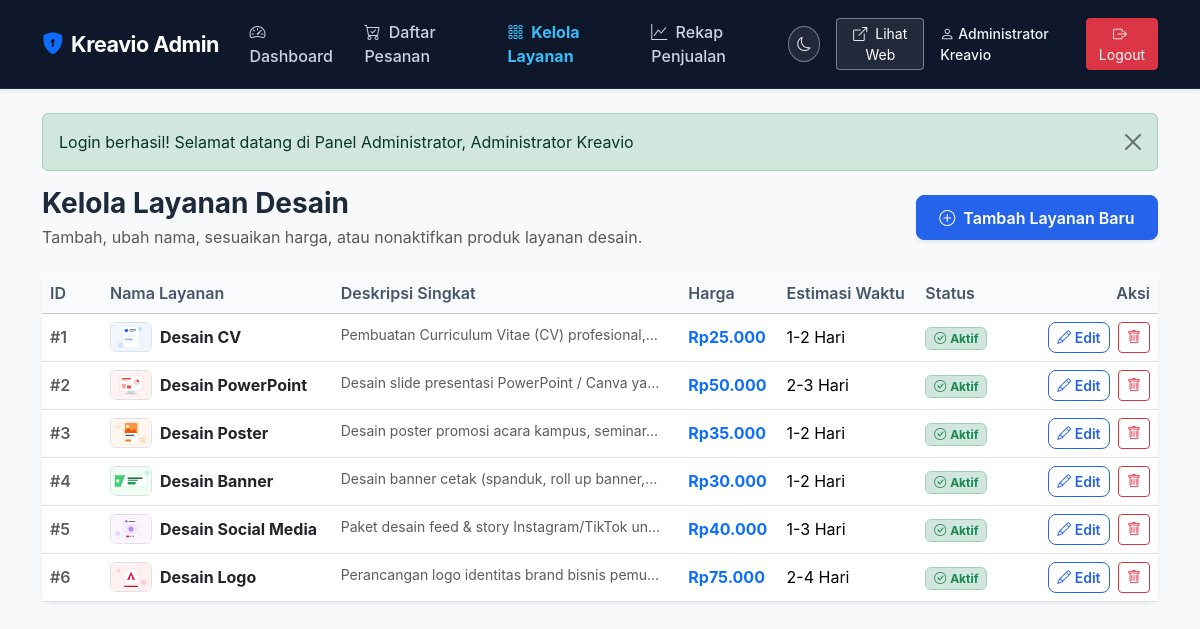
The app's page /admin/services.php (signed in) with its own data.
### tables this page shows
CREATE TABLE IF NOT EXISTS `services` (
  `id` INT UNSIGNED NOT NULL AUTO_INCREMENT,
  `name` VARCHAR(100) NOT NULL,
  `description` TEXT NOT NULL,
  `price` INT UNSIGNED NOT NULL,
  `duration` VARCHAR(50) NOT NULL,
  `active` TINYINT(1) NOT NULL DEFAULT 1,
  `created_at` DATETIME NOT NULL DEFAULT CURRENT_TIMESTAMP,
  PRIMARY KEY (`id`)
);

### includes/admin-auth.php (called while the page is built, shortened)
<?php
require_once __DIR__ . '/../config/config.php';
function is_admin_logged_in() {
    return isset($_SESSION['admin_id']) && !empty($_SESSION['admin_id']);
}
function current_admin($pdo) {
    $stmt = $pdo->prepare("SELECT id, name, email, created_at FROM admins WHERE id = ?");
    $stmt->execute([$_SESSION['admin_id']]);
    return $stmt->fetch();
}

### admin/services.php (the view, shortened to what this page needs)
<?php
require_once __DIR__ . '/../config/config.php';
require_once __DIR__ . '/../config/database.php';
require_once __DIR__ . '/../includes/admin-auth.php';
try {
    $stmt = $pdo->query("SELECT * FROM services ORDER BY id ASC");
    $services = $stmt->fetchAll();
} catch (PDOException $e) {
    $services = [];
}
$currentAdminPage = 'services.php';
require_once __DIR__ . '/../includes/admin-header.php';
?>
    <div class="container py-4">
        <div class="d-flex flex-column flex-md-row justify-content-between align-items-md-center mb-4">
            <div>
                <h3 class="fw-bold mb-1">Kelola Layanan Desain</h3>
                <p class="text-muted mb-0">Tambah, ubah nama, sesuaikan harga, atau nonaktifkan produk layanan desain.</p>
            </div>
            <div class="mt-3 mt-md-0">
                <a href="<?= base_url('admin/service-create.php') ?>" class="btn btn-primary shadow-sm">
                    <i class="bi bi-plus-circle me-1"></i> Tambah Layanan Baru
                </a>
            </div>
        </div>
        <div class="card shadow-sm border-0">
            <div class="card-body p-0">
                <?php if (empty($services)): ?>
                    <div class="p-5 text-center text-muted">
                        Belum ada layanan desain yang terdaftar.
                    </div>
                <?php else: ?>
                    <div class="table-responsive">
                        <table class="table table-hover align-middle mb-0">
                            <thead class="table-light">
                                <tr>
                                    <th style="width: 60px;">ID</th>
                                    <th>Nama Layanan</th>
                                    <th>Deskripsi Singkat</th>
                                    <th>Harga</th>
                                    <th>Estimasi Waktu</th>
                                    <th>Status</th>
                                    <th class="text-end" style="width: 160px;">Aksi</th>
                                </tr>
                            </thead>
                            <tbody>
                                <?php foreach ($services as $srv): ?>
                                    <tr>
                                        <td class="text-muted fw-semibold">#<?= $srv['id'] ?></td>
                                        <td>
                                            <div class="d-flex align-items-center">
                                                <img src="<?= get_service_image($srv['id']) ?>" alt="" width="42" height="30" class="rounded border me-2" style="object-fit: cover;">
                                                <strong class="text-dark"><?= e($srv['name']) ?></strong>
                                            </div>
                                        </td>
                                        <td>
                                            <small class="text-muted" style="max-width: 320px; display: inline-block; white-space: nowrap; overflow: hidden; text-overflow: ellipsis;">
                                                <?= e($srv['description']) ?>
                                            </small>
                                        </td>
                                        <td class="fw-bold text-primary">
                                            <?= format_rupiah($srv['price']) ?>
                                        </td>
                                        <td><?= e($srv['duration']) ?></td>
                                        <td>
                                            <?php if ($srv['active'] == 1): ?>
                                                <span class="badge bg-success-subtle text-success border border-success-subtle">
                                                    <i class="bi bi-check-circle me-1"></i>Aktif
                                                </span>
                                            <?php else: ?>
                                                <span class="badge bg-secondary-subtle text-secondary border">
                                                    <i class="bi bi-dash-circle me-1"></i>Nonaktif
                                                </span>
                                            <?php endif; ?>
                                        </td>
                                        <td class="text-end">
                                            <a href="<?= base_url('admin/service-edit.php?id=' . $srv['id']) ?>" class="btn btn-sm btn-outline-primary me-1" title="Edit">
                                                <i class="bi bi-pencil"></i> Edit
                                            </a>
                                            <a href="<?= base_url('admin/service-delete.php?id=' . $srv['id']) ?>" class="btn btn-sm btn-outline-danger" onclick="return confirm('Apakah Anda yakin ingin menghapus layanan ini?')" title="Hapus">
                                                <i class="bi bi-trash"></i>
                                            </a>
                                        </td>
                                    </tr>
                                <?php endforeach; ?>
                            </tbody>
                        </table>
                    </div>
                <?php endif; ?>
            </div>
        </div>
    </div>
<?php require_once __DIR__ . '/../includes/admin-footer.php'; ?>

### includes/admin-header.php (shortened to what this page needs)
<?php
require_once __DIR__ . '/../config/config.php';
require_once __DIR__ . '/../config/database.php';
require_once __DIR__ . '/../includes/admin-auth.php';
$admin = current_admin($pdo);
$currentAdminPage = $currentAdminPage ?? basename($_SERVER['PHP_SELF']);
?>
<!DOCTYPE html>
<html lang="id">
<head>
    <link href="https://cdn.jsdelivr.net/npm/bootstrap@5.3.2/dist/css/bootstrap.min.css" rel="stylesheet">
    <link rel="stylesheet" href="https://cdn.jsdelivr.net/npm/bootstrap-icons@1.11.3/font/bootstrap-icons.min.css">
    <link rel="stylesheet" href="<?= asset_url('css/style.css?v=' . filemtime(__DIR__ . '/../assets/css/style.css')) ?>">
</head>
<body class="bg-light">
    <nav class="navbar navbar-expand-lg navbar-dark bg-dark navbar-admin sticky-top shadow-sm">
        <div class="container">
            <a class="navbar-brand fw-bold text-white d-flex align-items-center" href="<?= base_url('admin/index.php') ?>">
                <i class="bi bi-shield-lock-fill text-primary me-2"></i> Kreavio Admin
            </a>
            <div class="collapse navbar-collapse" id="adminNavbar">
                <ul class="navbar-nav me-auto mb-2 mb-lg-0">
                    <li class="nav-item">
                        <a class="nav-link <?= ($currentAdminPage === 'index.php') ? 'active fw-bold text-white' : 'text-light' ?>" href="<?= base_url('admin/index.php') ?>">
                            <i class="bi bi-speedometer2 me-1"></i> Dashboard
                        </a>
                    </li>
                    <li class="nav-item">
                        <a class="nav-link <?= in_array($currentAdminPage, ['orders.php', 'order-detail.php']) ? 'active fw-bold text-white' : 'text-light' ?>" href="<?= base_url('admin/orders.php') ?>">
                            <i class="bi bi-cart-check me-1"></i> Daftar Pesanan
                        </a>
                    </li>
                    <li class="nav-item">
                        <a class="nav-link <?= in_array($currentAdminPage, ['services.php', 'service-create.php', 'service-edit.php']) ? 'active fw-bold text-white' : 'text-light' ?>" href="<?= base_url('admin/services.php') ?>">
                            <i class="bi bi-grid-3x3-gap me-1"></i> Kelola Layanan
                        </a>
                    </li>
                    <li class="nav-item">
                        <a class="nav-link <?= ($currentAdminPage === 'sales-report.php') ? 'active fw-bold text-white' : 'text-light' ?>" href="<?= base_url('admin/sales-report.php') ?>">
                            <i class="bi bi-graph-up me-1"></i> Rekap Penjualan
                        </a>
                    </li>
                </ul>
                <div class="d-flex align-items-center gap-3">
                    <button type="button" class="btn btn-sm btn-outline-light theme-toggle-btn px-2" onclick="toggleTheme()" title="Ganti Mode Tampilan" aria-label="Ganti Mode Tampilan">
                        <i class="bi bi-moon"></i>
                    </button>
                    <a href="<?= base_url('index.php') ?>" target="_blank" class="btn btn-sm btn-outline-light">
                        <i class="bi bi-box-arrow-up-right me-1"></i> Lihat Web
                    </a>
                    <span class="admin-user-badge small text-white"><i class="bi bi-person me-1"></i><?= e($admin['name']) ?></span>
                    <a href="<?= base_url('admin/logout.php') ?>" class="btn btn-sm btn-danger">
                        <i class="bi bi-box-arrow-right me-1"></i> Logout
                    </a>
                </div>
            </div>
        </div>
    </nav>

### assets/css/style.css (style rules this page uses)
:root { --primary-color: #2563eb; --primary-hover: #1d4ed8; --secondary-color: #0f172a; --accent-color: #38bdf8; --bg-light: #f8fafc; --text-dark: #1e293b; --text-muted: #64748b; --border-color: #e2e8f0; --card-shadow: 0 4px 6px -1px rgba(0, 0, 0, 0.05), 0 2px 4px -1px rgba(0, 0, 0, 0.03); --card-hover-shadow: 0 10px 15px -3px rgba(0, 0, 0, 0.08), 0 4px 6px -2px rgba(0, 0, 0, 0.04); --radius-md: 0.75rem; --radius-lg: 1rem; }
body { font-family: 'Inter', -apple-system, BlinkMacSystemFont, 'Segoe UI', Roboto, Helvetica, Arial, sans-serif; color: var(--text-dark); background-color: #ffffff; min-height: 100vh; display: flex; flex-direction: column; }
.navbar-admin, .navbar.bg-dark, .navbar-dark { background-color: #0f172a !important; border-bottom: 1px solid #1e293b !important; padding-top: 0.75rem; padding-bottom: 0.75rem; }
.navbar-admin .navbar-brand, .navbar.bg-dark .navbar-brand, .navbar-dark .navbar-brand { color: #ffffff !important; }
.navbar-admin .nav-link, .navbar.bg-dark .nav-link, .navbar-dark .nav-link { color: #cbd5e1 !important; }
.navbar-admin .nav-link.active, .navbar.bg-dark .nav-link.active, .navbar-dark .nav-link.active { color: #38bdf8 !important; }
.navbar-admin .admin-user-badge, .navbar.bg-dark .admin-user-badge, .navbar-dark .admin-user-badge { color: #f1f5f9 !important; font-weight: 500; }
.navbar-admin .btn-outline-light, .navbar.bg-dark .btn-outline-light, .navbar-dark .btn-outline-light { color: #ffffff !important; border-color: rgba(255, 255, 255, 0.4) !important; background-color: rgba(255, 255, 255, 0.08) !important; }
.navbar-admin .theme-toggle-btn, .navbar.bg-dark .theme-toggle-btn, .navbar-dark .theme-toggle-btn { color: #ffffff !important; border-color: rgba(255, 255, 255, 0.4) !important; background-color: rgba(255, 255, 255, 0.08) !important; }
.navbar-brand { font-weight: 700; font-size: 1.35rem; color: var(--secondary-color) !important; letter-spacing: -0.5px; }
.nav-link { font-weight: 500; color: #475569 !important; padding: 0.5rem 0.9rem !important; transition: color 0.2s ease; }
.nav-link:hover, .nav-link.active { color: var(--primary-color) !important; }
.card { border: 1px solid var(--border-color); border-radius: var(--radius-md); box-shadow: var(--card-shadow); transition: transform 0.2s ease, box-shadow 0.2s ease; background-color: #ffffff; }
.btn-primary { background-color: var(--primary-color); border-color: var(--primary-color); font-weight: 600; padding: 0.6rem 1.4rem; border-radius: 0.5rem; }
.btn-outline-primary { color: var(--primary-color); border-color: var(--primary-color); font-weight: 600; border-radius: 0.5rem; }
.table th { font-weight: 600; color: #475569; background-color: #f8fafc; border-top: none; }
.theme-toggle-btn { display: inline-flex; align-items: center; justify-content: center; width: 36px; height: 36px; border-radius: 50%; padding: 0; transition: background-color 0.2s ease, border-color 0.2s ease, transform 0.2s ease; }

### records on screen
services: id "1", shows a picture, name "Desain CV", description "Pembuatan Curriculum Vitae (CV) profesional,…", price "Rp25.000", duration "1-2 Hari", active 1 (drawn)
services: id "2", shows a picture, name "Desain PowerPoint", description "Desain slide presentasi PowerPoint / Canva ya…", price "Rp50.000", duration "2-3 Hari", active 1 (drawn)
services: id "3", shows a picture, name "Desain Poster", description "Desain poster promosi acara kampus, seminar…", price "Rp35.000", duration "1-2 Hari", active 1 (drawn)
services: id "4", shows a picture, name "Desain Banner", description "Desain banner cetak (spanduk, roll up banner,…", price "Rp30.000", duration "1-2 Hari", active 1 (drawn)
services: id "5", shows a picture, name "Desain Social Media", description "Paket desain feed & story Instagram/TikTok un…", price "Rp40.000", duration "1-3 Hari", active 1 (drawn)
services: id "6", shows a picture, name "Desain Logo", description "Perancangan logo identitas brand bisnis pemu…", price "Rp75.000", duration "2-4 Hari", active 1 (drawn)

### other values on screen
$admin['name'] "Administrator Kreavio"
$msg "Login berhasil! Selamat datang di Panel Administrator, Administrator Kreavio"
